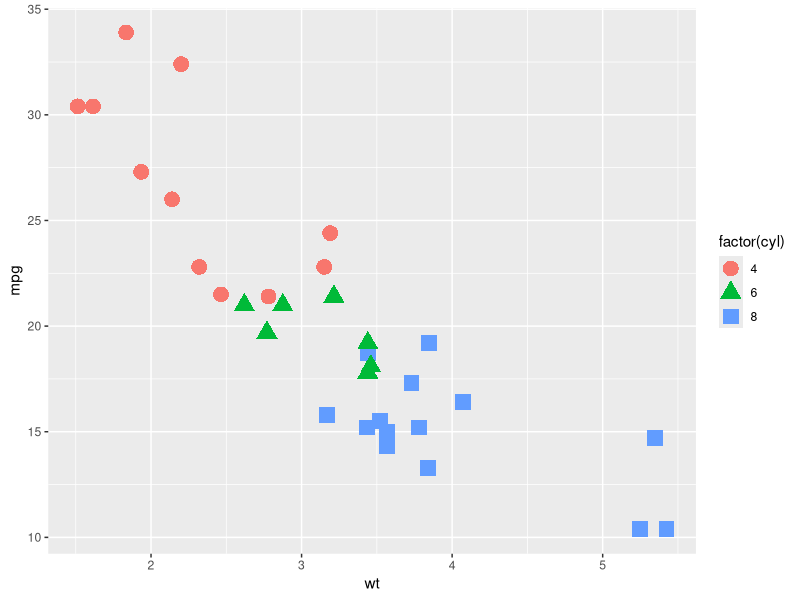
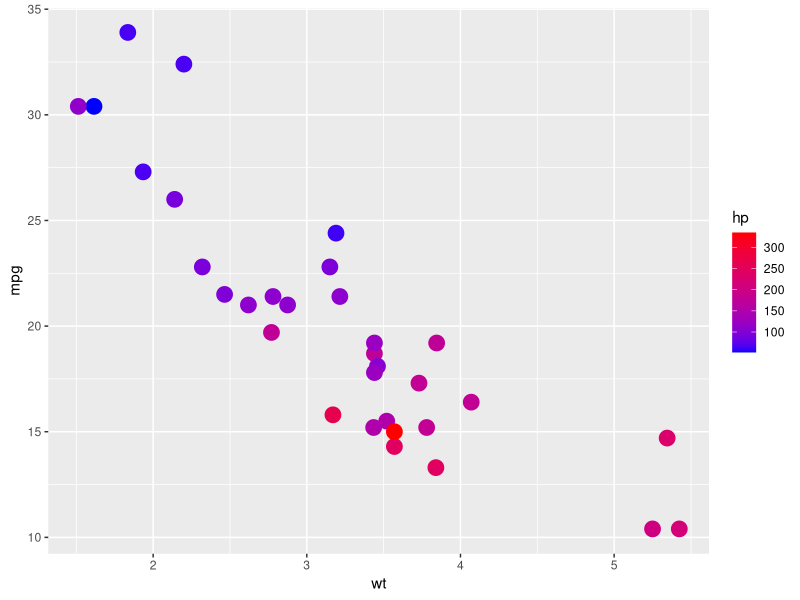

R code for these plots, in order:
library(tidyverse)

df <- mtcars
head(df)

ggplot(df, aes(wt, mpg)) + 
    geom_point(aes(shape = factor(cyl), color = factor(cyl)), size = 5)

#also can you hex color codes (www.color-hex.com) also remeber that if you want color to be based on a variable it must be in the aes() function with factor() so that it makes the variables a discrete variable. 

ggplot(df, aes(wt, mpg)) + 
    geom_point(aes(color = hp), size = 5) + 
    scale_color_gradient(low = "blue", high = "red")
# you can use scale_color_gradient to determine the high and low colors as long as color is a variable in aes() with the geom_ function

